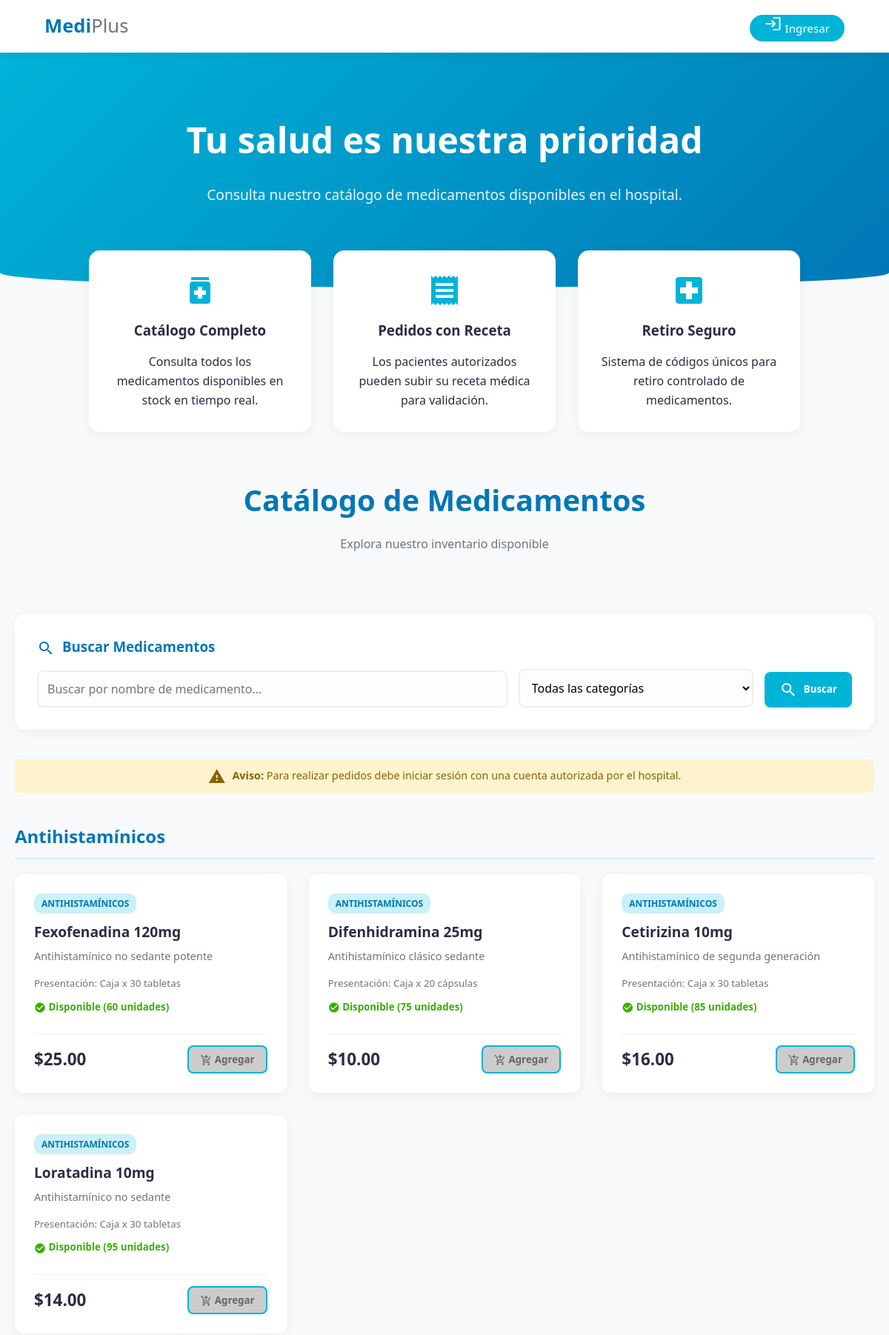
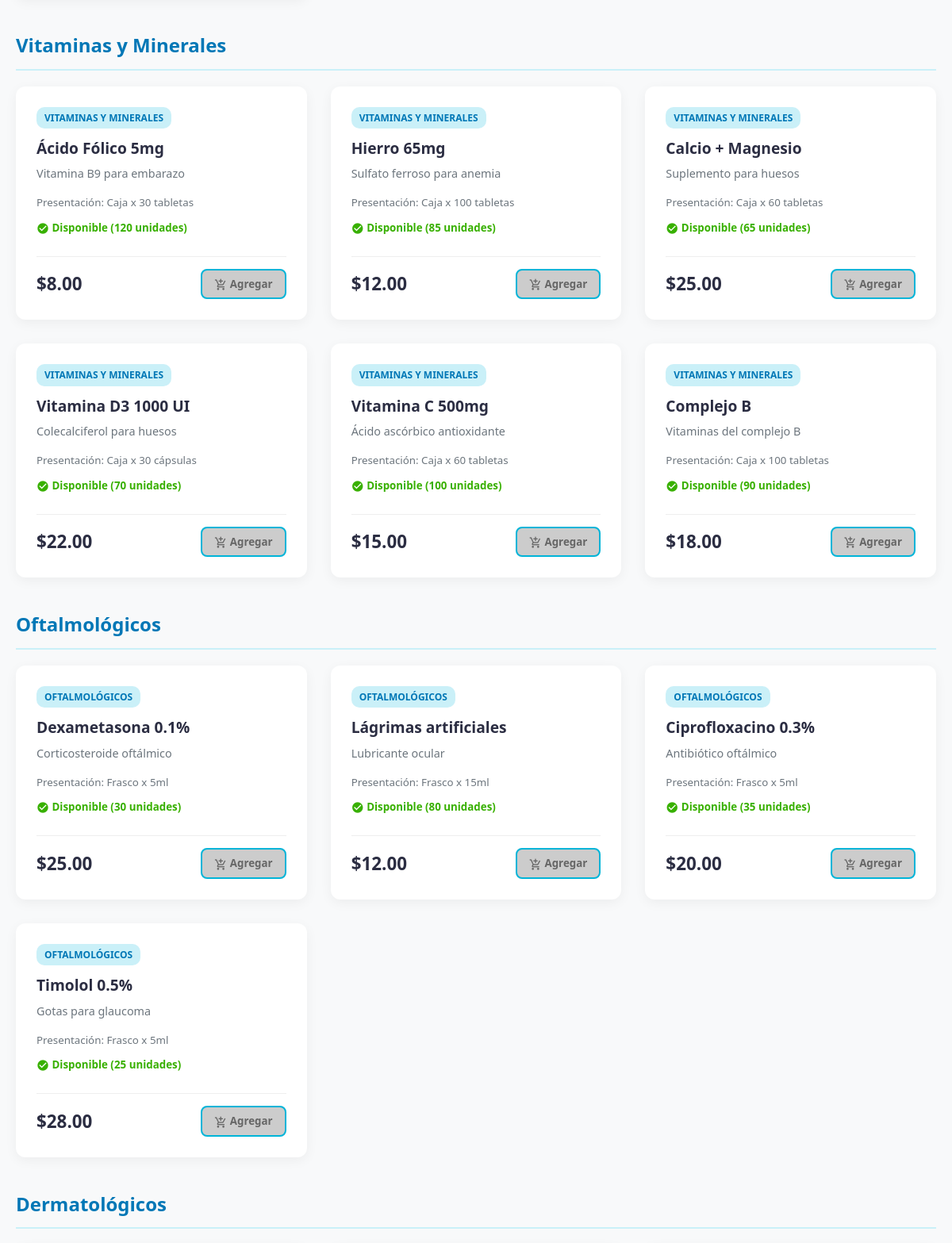
The page / (upper part) on the database its author committed (2 pictures, top to bottom).
### tables this page shows
CREATE TABLE `medicamentos` (
	`id` INT UNSIGNED NOT NULL AUTO_INCREMENT,
	`categoria_id` INT UNSIGNED NOT NULL,
	`nombre` VARCHAR(150) NOT NULL,
	`descripcion` TEXT NULL,
	`presentacion` VARCHAR(100) NULL,
	`precio` DECIMAL(10,2) NOT NULL DEFAULT 0.00,
	`stock` INT NOT NULL DEFAULT 0,
	`estado` TINYINT(1) NOT NULL DEFAULT 1 COMMENT '1=activo,0=inactivo',
	PRIMARY KEY (`id`),
	KEY `fk_medicamentos_categoria_idx` (`categoria_id`),
	CONSTRAINT `fk_medicamentos_categoria` FOREIGN KEY (`categoria_id`) REFERENCES `categorias` (`id`) ON UPDATE CASCADE ON DELETE RESTRICT
);

### app/controllers/HomeController.php (called while the page is built)
<?php
class HomeController extends Controller {
    private $medicamentoModelo;
    public function __construct() {
        $this->medicamentoModelo = $this->model('Medicamento');
    }
    public function index() {
        $todosMedicamentos = $this->medicamentoModelo->obtenerTodos();
        $medicamentosPorCategoria = [];
        foreach ($todosMedicamentos as $med) {
            if (!isset($medicamentosPorCategoria[$med->categoria_nombre])) {
                $medicamentosPorCategoria[$med->categoria_nombre] = [];
            }
            $medicamentosPorCategoria[$med->categoria_nombre][] = $med;
        }
        $datos = [
            'titulo' => 'Bienvenido al Sistema de Gestión de Medicamentos',
            'medicamentos_agrupados' => $medicamentosPorCategoria
        ];
        $this->view('home/index', $datos);
    }
}
?>

### app/core/App.php (called while the page is built, shortened)
<?php
class App {
    protected $method = 'index';
    public function __construct() {
        $url = $this->getUrl();
        $this->controller = new $this->controller;
        $this->params = $url ? array_values($url) : [];
        call_user_func_array([$this->controller, $this->method], $this->params);
    }
}
?>

### public/index.php (called while the page is built, shortened)
<?php
require_once '../app/core/Database.php';
require_once '../app/core/Controller.php';
require_once '../app/core/App.php';
$iniciar = new App();
?>

### app/core/Database.php (called while the page is built, shortened)
<?php
class Database {
    private $host = DB_HOST;
    private $user = DB_USER;
    private $pass = DB_PASS;
    private $dbname = DB_NAME;
    private $dbh;
    private $stmt;
    public function __construct() {
        $dsn = 'mysql:host=' . $this->host . ';dbname=' . $this->dbname . ';charset=utf8';
        $options = array(
            PDO::ATTR_PERSISTENT => true,
            PDO::ATTR_ERRMODE => PDO::ERRMODE_EXCEPTION
        );
        try {
            $this->dbh = new PDO($dsn, $this->user, $this->pass, $options);
        } catch (PDOException $e) {
            $this->error = $e->getMessage();
            echo "Error de conexión: " . $this->error;
            die();
        }
    }
    public function query($sql) {
        $this->stmt = $this->dbh->prepare($sql);
    }
    public function execute() {
        return $this->stmt->execute();
    }
    public function registers() {
        $this->execute();
        return $this->stmt->fetchAll(PDO::FETCH_OBJ);
    }
}
?>

### app/models/Medicamento.php (called while the page is built, shortened)
<?php
class Medicamento {
    private $db;
    public function __construct() {
        $this->db = new Database();
    }
    public function obtenerTodos() {
        $this->db->query("SELECT m.*, c.nombre as categoria_nombre
                          FROM medicamentos m
                          INNER JOIN categorias c ON m.categoria_id = c.id
                          ORDER BY m.id DESC");
        return $this->db->registers();
    }
}
?>

### app/views/home/index.php (the view, shortened to what this page needs)
<!DOCTYPE html>
<html lang="es">
<head>
    <link rel="stylesheet" href="<?php echo BASE_URL; ?>/css/style.css">
</head>
<body>
    <nav class="navbar">
        <div class="logo">Medi<span>Plus</span></div>
        <div class="nav-links">
            <?php if(isset($_SESSION['user_id'])): ?>
                <?php if($_SESSION['user_rol'] == 'paciente'): ?>
                    <a href="<?php echo BASE_URL; ?>/pedido/mis_pedidos"><i class="material-icons">receipt</i> Mis Pedidos</a>
                    <a href="<?php echo BASE_URL; ?>/carrito"><i class="material-icons">shopping_cart</i> Carrito <span style="background:var(--primary); color:white; padding:2px 6px; border-radius:10px; font-size:0.8em;"><?php echo isset($_SESSION['carrito']) ? array_sum($_SESSION['carrito']) : 0; ?></span></a>
                <?php else: ?>
                    <a href="<?php echo BASE_URL; ?>/hospital/inicio" class="btn-nav"><i class="material-icons">dashboard</i> Volver al Panel</a>
                <?php endif; ?>
                <a href="<?php echo BASE_URL; ?>/auth/logout" style="color: var(--danger);"><i class="material-icons">logout</i> Salir</a>
            <?php else: ?>
                <a href="<?php echo BASE_URL; ?>/auth/login" class="btn-nav"><i class="material-icons">login</i> Ingresar</a>
            <?php endif; ?>
        </div>
    </nav>
    <header class="hero">
        <h1>Tu salud es nuestra prioridad</h1>
        <p>Consulta nuestro catálogo de medicamentos disponibles en el hospital.</p>
    </header>
    <section class="features">
        <div class="feature-card">
            <i class="material-icons icon">medication</i>
            <h3>Catálogo Completo</h3>
            <p>Consulta todos los medicamentos disponibles en stock en tiempo real.</p>
        </div>
        <div class="feature-card">
            <i class="material-icons icon">receipt</i>
            <h3>Pedidos con Receta</h3>
            <p>Los pacientes autorizados pueden subir su receta médica para validación.</p>
        </div>
        <div class="feature-card">
            <i class="material-icons icon">local_hospital</i>
            <h3>Retiro Seguro</h3>
            <p>Sistema de códigos únicos para retiro controlado de medicamentos.</p>
        </div>
    </section>
    <div class="container">
        <div style="text-align: center; padding: 40px 0;">
            <h2 style="color: var(--primary-dark); font-size: 2.5rem;">Catálogo de Medicamentos</h2>
            <p style="color: var(--text-light);">Explora nuestro inventario disponible</p>
        </div>
        <div class="search-section">
            <h3 style="margin-top: 0; color: var(--primary-dark);">
                <i class="material-icons" style="vertical-align: middle; margin-right: 10px;">search</i>Buscar Medicamentos
            </h3>
            <div class="search-filters">
                <input type="text" id="searchInput" class="search-input" placeholder="Buscar por nombre de medicamento...">
                <select id="categoryFilter" class="filter-select">
                    <option value="">Todas las categorías</option>
                </select>
                <button type="button" class="search-btn" onclick="filtrarMedicamentos()">
                    <i class="material-icons" style="vertical-align: middle; margin-right: 5px;">search</i> Buscar
                </button>
            </div>
        </div>
        <?php if(!isset($_SESSION['user_id'])): ?>
            <div class="login-notice">
                <i class="material-icons" style="vertical-align: middle; margin-right: 5px;">warning</i>
                <strong>Aviso:</strong> Para realizar pedidos debe iniciar sesión con una cuenta autorizada por el hospital.
            </div>
        <?php endif; ?>
        <?php foreach($data['medicamentos_agrupados'] as $categoria => $medicinas): ?>
            <h2 class="section-title" data-categoria="<?php echo $categoria; ?>"><?php echo $categoria; ?></h2>
            <div class="grid-medicamentos" data-categoria="<?php echo $categoria; ?>">
                <?php foreach($medicinas as $med): ?>
                    <?php if($med->estado == 1): ?>
                        <div class="card" data-nombre="<?php echo strtolower($med->nombre); ?>" data-categoria="<?php echo $categoria; ?>">
                            <div>
                                <span class="card-cat"><?php echo $categoria; ?></span>
                                <h3><?php echo $med->nombre; ?></h3>
                                <p><?php echo $med->descripcion; ?></p>
                                <small style="color: var(--text-light); display:block; margin-bottom:10px;">
                                    Presentación: <?php echo $med->presentacion; ?>
                                </small>
                                <small style="color: var(--text-light); display:block; margin-bottom:10px;">
                                    <?php if($med->stock > 0): ?>
                                        <span style="color: var(--success); font-weight: bold;">
                                            <i class="material-icons" style="font-size: 16px; vertical-align: middle;">check_circle</i>
                                            Disponible (<?php echo $med->stock; ?> unidades)
                                        </span>
                                    <?php endif; ?>
                                </small>
                            </div>
                            <div class="card-footer">
                                <div class="price">$<?php echo $med->precio; ?></div>
                                <?php if(isset($_SESSION['user_id']) && $_SESSION['user_rol'] == 'paciente' && $med->stock > 0): ?>
                                    <form action="<?php echo BASE_URL; ?>/carrito/agregar" method="POST">
                                        <input type="hidden" name="id" value="<?php echo $med->id; ?>">
                                        <button type="submit" class="btn-add">
                                            <i class="material-icons" style="font-size: 16px; vertical-align: middle;">add_shopping_cart</i>
                                            Agregar
                                        </button>
                                    </form>
                                <?php else: ?>
                                    <button class="btn-add btn-disabled" title="<?php echo !isset($_SESSION['user_id']) ? 'Inicie sesión para comprar' : ($med->stock == 0 ? 'Sin stock disponible' : 'No autorizado'); ?>">
                                        <?php if($med->stock > 0): ?>
                                            <i class="material-icons" style="font-size: 16px; vertical-align: middle;">add_shopping_cart</i>
                                            Agregar
                                        <?php else: ?>
                                            <i class="material-icons" style="font-size: 16px; vertical-align: middle;">block</i>
                                            Sin Stock
                                        <?php endif; ?>
                                    </button>
                                <?php endif; ?>
                            </div>
                        </div>
                    <?php endif; ?>
                <?php endforeach; ?>
            </div>
        <?php endforeach; ?>
        <br><br><br>
    </div>
</body>
</html>

### app/core/Controller.php (shortened to what this page needs)
<?php
class Controller {
    public function model($model) {
        return new $model();
    }
    public function view($view, $data = []) {
        if (file_exists('../app/views/' . $view . '.php')) {
            require_once '../app/views/' . $view . '.php';
        } else {
            die("La vista no existe.");
        }
    }
}
?>

### public/css/style.css (style rules this page uses)
:root { --primary: #00b4d8; --primary-dark: #0077b6; --accent: #caf0f8; --text-dark: #2b2d42; --text-light: #6c757d; --bg-body: #f8f9fa; --white: #ffffff; --success: #38b000; --danger: #d90429; --warning: #ffb703; --shadow: 0 4px 15px rgba(0, 0, 0, 0.05); }
* { box-sizing: border-box; margin: 0; padding: 0; font-family: 'Segoe UI', system-ui, sans-serif; }
body { background-color: var(--bg-body); color: var(--text-dark); line-height: 1.6; display: flex; flex-direction: column; min-height: 100vh; }
a { text-decoration: none; color: inherit; transition: 0.3s; }
.container { max-width: 1200px; margin: 0 auto; padding: 20px; width: 100%; }
.navbar { background: var(--white); padding: 15px 5%; display: flex; justify-content: space-between; align-items: center; box-shadow: var(--shadow); position: sticky; top: 0; z-index: 1000; }
.logo { font-size: 1.6rem; font-weight: 800; color: var(--primary-dark); }
.logo span { color: var(--text-light); font-weight: 400; }
.nav-links a { margin-left: 20px; font-weight: 500; color: var(--text-dark); font-size: 0.95rem; }
.btn-nav { background: var(--primary); color: white !important; padding: 8px 20px; border-radius: 50px; }
h1, h2, h3 { color: var(--text-dark); margin-bottom: 15px; }
.section-title { border-bottom: 2px solid var(--accent); padding-bottom: 10px; margin-top: 40px; margin-bottom: 20px; color: var(--primary-dark); font-size: 1.5rem; font-weight: 700; }
.grid-medicamentos { display: grid; grid-template-columns: repeat(auto-fill, minmax(280px, 1fr)); gap: 30px; }
.card { background: var(--white); border-radius: 12px; padding: 25px; box-shadow: var(--shadow); transition: transform 0.3s ease, box-shadow 0.3s ease; border: 1px solid transparent; display: flex; flex-direction: column; justify-content: space-between; }
.card-cat { background-color: var(--accent); color: var(--primary-dark); padding: 4px 10px; border-radius: 10px; font-size: 0.75rem; text-transform: uppercase; font-weight: bold; align-self: flex-start; margin-bottom: 10px; display: inline-block; }
.card h3 { font-size: 1.2rem; margin-bottom: 5px; color: var(--text-dark); }
.card p { font-size: 0.9rem; color: var(--text-light); margin-bottom: 15px; }
.card-footer { display: flex; justify-content: space-between; align-items: center; margin-top: 15px; border-top: 1px solid #eee; padding-top: 15px; }
.price { font-size: 1.4rem; font-weight: bold; color: var(--text-dark); }
.btn-add { background-color: var(--white); border: 2px solid var(--primary); color: var(--primary); padding: 8px 15px; border-radius: 8px; font-weight: bold; cursor: pointer; transition: 0.3s; }
input, select, textarea { width: 100%; padding: 12px; border: 1px solid #e9ecef; border-radius: 8px; background: #fdfdfd; transition: 0.3s; }
.material-icons { font-family: 'Material Icons'; font-weight: normal; font-style: normal; font-size: 24px; line-height: 1; letter-spacing: normal; text-transform: none; display: inline-block; white-space: nowrap; word-wrap: normal; direction: ltr; -webkit-font-feature-settings: 'liga'; -webkit-font-smoothing: antialiased; }
h1 .material-icons, h2 .material-icons, h3 .material-icons { vertical-align: middle; margin-right: 10px; }
.feature-card .icon { font-size: 3rem; color: var(--primary); margin-bottom: 15px; display: block; }

### rows shown on the page
medicamentos: categoria "ANTIHISTAMÍNICOS", nombre "Fexofenadina 120mg", descripcion "Antihistamínico no sedante potente", presentacion "Caja x 30 tabletas", stock "60", precio "25.00", shows "Agregar"
medicamentos: categoria "ANTIHISTAMÍNICOS", nombre "Difenhidramina 25mg", descripcion "Antihistamínico clásico sedante", presentacion "Caja x 20 cápsulas", stock "75", precio "10.00", shows "Agregar"
medicamentos: categoria "ANTIHISTAMÍNICOS", nombre "Cetirizina 10mg", descripcion "Antihistamínico de segunda generación", presentacion "Caja x 30 tabletas", stock "85", precio "16.00", shows "Agregar"
medicamentos: categoria "ANTIHISTAMÍNICOS", nombre "Loratadina 10mg", descripcion "Antihistamínico no sedante", presentacion "Caja x 30 tabletas", stock "95", precio "14.00", shows "Agregar"
medicamentos: categoria "VITAMINAS Y MINERALES", nombre "Ácido Fólico 5mg", descripcion "Vitamina B9 para embarazo", presentacion "Caja x 30 tabletas", stock "120", precio "8.00", shows "Agregar"
medicamentos: categoria "VITAMINAS Y MINERALES", nombre "Hierro 65mg", descripcion "Sulfato ferroso para anemia", presentacion "Caja x 100 tabletas", stock "85", precio "12.00", shows "Agregar"
medicamentos: categoria "VITAMINAS Y MINERALES", nombre "Calcio + Magnesio", descripcion "Suplemento para huesos", presentacion "Caja x 60 tabletas", stock "65", precio "25.00", shows "Agregar"
medicamentos: categoria "VITAMINAS Y MINERALES", nombre "Vitamina D3 1000 UI", descripcion "Colecalciferol para huesos", presentacion "Caja x 30 cápsulas", stock "70", precio "22.00", shows "Agregar"
medicamentos: categoria "VITAMINAS Y MINERALES", nombre "Vitamina C 500mg", descripcion "Ácido ascórbico antioxidante", presentacion "Caja x 60 tabletas", stock "100", precio "15.00", shows "Agregar"
medicamentos: categoria "VITAMINAS Y MINERALES", nombre "Complejo B", descripcion "Vitaminas del complejo B", presentacion "Caja x 100 tabletas", stock "90", precio "18.00", shows "Agregar"
medicamentos: categoria "OFTALMOLÓGICOS", nombre "Dexametasona 0.1%", descripcion "Corticosteroide oftálmico", presentacion "Frasco x 5ml", stock "30", precio "25.00", shows "Agregar"
medicamentos: categoria "OFTALMOLÓGICOS", nombre "Lágrimas artificiales", descripcion "Lubricante ocular", presentacion "Frasco x 15ml", stock "80", precio "12.00", shows "Agregar"
medicamentos: categoria "OFTALMOLÓGICOS", nombre "Ciprofloxacino 0.3%", descripcion "Antibiótico oftálmico", presentacion "Frasco x 5ml", stock "35", precio "20.00", shows "Agregar"
medicamentos: categoria "OFTALMOLÓGICOS", nombre "Timolol 0.5%", descripcion "Gotas para glaucoma", presentacion "Frasco x 5ml", stock "25", precio "28.00", shows "Agregar"

### other values the page prints
$categoria "Antihistamínicos"
$categoria "Vitaminas y Minerales"
$categoria "Oftalmológicos"
$categoria "Dermatológicos"
